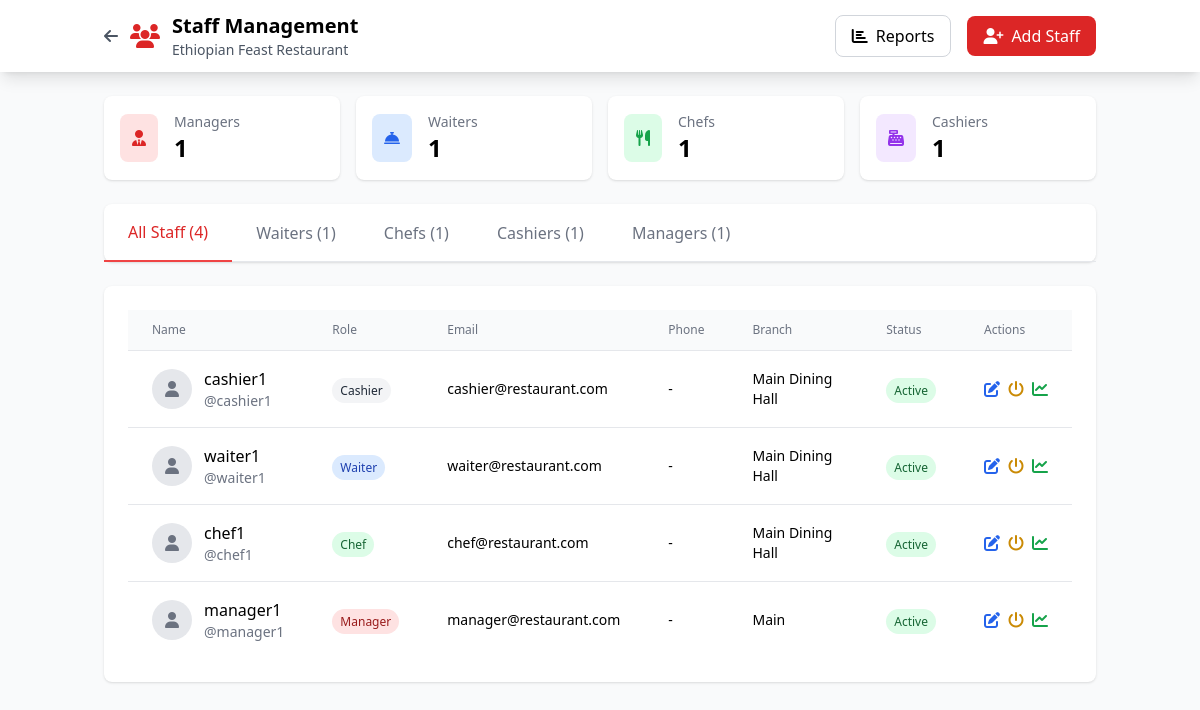
Screenshot of /restaurant-admin/staff/ (signed in) with the database file from the repository.
### restaurants/models.py (models this page shows, shortened)
class Restaurant(models.Model):
    name = models.CharField(max_length=255)
    description = models.TextField(blank=True)
    logo = models.ImageField(
        upload_to='restaurant_logos/', blank=True, null=True)
    address = models.TextField(blank=True)
    phone = models.CharField(max_length=20, blank=True)
    email = models.EmailField(blank=True)
    config_json = models.JSONField(default=dict, blank=True)
    is_active = models.BooleanField(default=True)
    created_at = models.DateTimeField(auto_now_add=True)
    updated_at = models.DateTimeField(auto_now=True)
    class Meta:
        ordering = ['name']

class Branch(models.Model):
    restaurant = models.ForeignKey(
        Restaurant, on_delete=models.CASCADE, related_name='branches')
    name = models.CharField(max_length=255)
    location = models.TextField()
    phone = models.CharField(max_length=20, blank=True)
    settings = models.JSONField(default=dict, blank=True)
    is_active = models.BooleanField(default=True)
    created_at = models.DateTimeField(auto_now_add=True)
    updated_at = models.DateTimeField(auto_now=True)
    class Meta:
        ordering = ['name']
        verbose_name_plural = 'Branches'

### accounts/models.py (models this page shows, shortened)
class CustomUser(AbstractUser):
    ROLE_CHOICES = [
        ('admin', 'Admin'),
        ('manager', 'Manager'),
        ('chef', 'Chef'),
        ('waiter', 'Waiter'),
        ('cashier', 'Cashier'),
    ]
    role = models.CharField(
        max_length=20, choices=ROLE_CHOICES, default='waiter')
    restaurant = models.ForeignKey(
        Restaurant,
        on_delete=models.SET_NULL,
        null=True,
        blank=True,
        related_name='staff'
    )
    branch = models.ForeignKey(
        Branch,
        on_delete=models.SET_NULL,
        null=True,
        blank=True,
        related_name='staff'
    )
    phone = models.CharField(max_length=20, blank=True)
    profile_image = models.ImageField(
        upload_to='profiles/', blank=True, null=True)
    is_active = models.BooleanField(default=True)
    created_at = models.DateTimeField(auto_now_add=True)
    updated_at = models.DateTimeField(auto_now=True)
    class Meta:
        ordering = ['-created_at']

### admin_panel/views.py (the view)
# urls.py: path('staff/', views.admin_staff_management, name='admin-staff'),
@login_required
def admin_staff_management(request):
    user = request.user
    if user.role not in ['admin', 'manager']:
        return redirect('waiter-dashboard')
    restaurant = None
    if user.restaurant:
        restaurant = user.restaurant
    elif user.role == 'admin':
        restaurant = Restaurant.objects.first()
    staff_members = CustomUser.objects.filter(
        restaurant=restaurant) if restaurant else []
    waiters = staff_members.filter(role='waiter')
    chefs = staff_members.filter(role='chef')
    cashiers = staff_members.filter(role='cashier')
    managers = staff_members.filter(role='manager')
    context = {
        'user': user,
        'restaurant': restaurant,
        'waiters': waiters,
        'chefs': chefs,
        'cashiers': cashiers,
        'managers': managers,
        'all_staff': staff_members,
        'user_role': user.role,
    }
    return render(request, 'admin_panel/staff_management.html', context)

### admin_panel/templates/admin_panel/staff_management.html (shortened to what this page needs)
<!DOCTYPE html>
<html lang="en">
  <head>
    <script src="https://cdn.tailwindcss.com"></script>
    <link
      rel="stylesheet"
      href="https://cdnjs.cloudflare.com/ajax/libs/font-awesome/6.4.0/css/all.min.css"
    />
  </head>
  <body class="bg-gray-50">
    <nav class="bg-white shadow-lg">
      <div class="container mx-auto px-4 py-3">
        <div class="flex justify-between items-center">
          <div class="flex items-center space-x-3">
            <a
              href="{% url 'admin-dashboard' %}"
              class="text-gray-600 hover:text-red-600"
            >
              <i class="fas fa-arrow-left"></i>
            </a>
            <i class="fas fa-users text-2xl text-red-600"></i>
            <div>
              <h1 class="text-xl font-bold">Staff Management</h1>
              <p class="text-sm text-gray-600">
                {{ restaurant.name|default:"Restaurant" }}
              </p>
            </div>
          </div>
          <div class="flex items-center space-x-4">
            <button
              onclick="generateReport()"
              class="border border-gray-300 px-4 py-2 rounded-lg hover:bg-gray-50"
            >
              <i class="fas fa-chart-bar mr-2"></i>Reports
            </button>
            <button
              onclick="addStaff()"
              class="bg-red-600 text-white px-4 py-2 rounded-lg hover:bg-red-700"
            >
              <i class="fas fa-user-plus mr-2"></i>Add Staff
            </button>
          </div>
        </div>
      </div>
    </nav>
    <div class="container mx-auto px-4 py-6">
      <div class="grid grid-cols-2 md:grid-cols-4 gap-4 mb-6">
        <div class="bg-white rounded-lg shadow p-4">
          <div class="flex items-center">
            <div class="bg-red-100 p-3 rounded-lg mr-4">
              <i class="fas fa-user-tie text-red-600"></i>
            </div>
            <div>
              <p class="text-gray-500 text-sm">Managers</p>
              <h3 class="text-2xl font-bold">{{ managers|length }}</h3>
            </div>
          </div>
        </div>
        <div class="bg-white rounded-lg shadow p-4">
          <div class="flex items-center">
            <div class="bg-blue-100 p-3 rounded-lg mr-4">
              <i class="fas fa-concierge-bell text-blue-600"></i>
            </div>
            <div>
              <p class="text-gray-500 text-sm">Waiters</p>
              <h3 class="text-2xl font-bold">{{ waiters|length }}</h3>
            </div>
          </div>
        </div>
        <div class="bg-white rounded-lg shadow p-4">
          <div class="flex items-center">
            <div class="bg-green-100 p-3 rounded-lg mr-4">
              <i class="fas fa-utensils text-green-600"></i>
            </div>
            <div>
              <p class="text-gray-500 text-sm">Chefs</p>
              <h3 class="text-2xl font-bold">{{ chefs|length }}</h3>
            </div>
          </div>
        </div>
        <div class="bg-white rounded-lg shadow p-4">
          <div class="flex items-center">
            <div class="bg-purple-100 p-3 rounded-lg mr-4">
              <i class="fas fa-cash-register text-purple-600"></i>
            </div>
            <div>
              <p class="text-gray-500 text-sm">Cashiers</p>
              <h3 class="text-2xl font-bold">{{ cashiers|length }}</h3>
            </div>
          </div>
        </div>
      </div>
      <div class="bg-white rounded-lg shadow mb-6">
        <div class="border-b">
          <nav class="flex -mb-px">
            <button
              onclick="switchRole('all')"
              class="tab-active py-4 px-6 border-b-2 border-red-500 text-red-600"
            >
              All Staff ({{ all_staff|length }})
            </button>
            <button
              onclick="switchRole('waiter')"
              class="py-4 px-6 text-gray-500 hover:text-gray-700"
            >
              Waiters ({{ waiters|length }})
            </button>
            <button
              onclick="switchRole('chef')"
              class="py-4 px-6 text-gray-500 hover:text-gray-700"
            >
              Chefs ({{ chefs|length }})
            </button>
            <button
              onclick="switchRole('cashier')"
              class="py-4 px-6 text-gray-500 hover:text-gray-700"
            >
              Cashiers ({{ cashiers|length }})
            </button>
            <button
              onclick="switchRole('manager')"
              class="py-4 px-6 text-gray-500 hover:text-gray-700"
            >
              Managers ({{ managers|length }})
            </button>
          </nav>
        </div>
      </div>
      <div class="bg-white rounded-lg shadow">
        <div class="p-6">
          <div class="overflow-x-auto">
            <table class="min-w-full divide-y divide-gray-200">
              <thead class="bg-gray-50">
                <tr>
                  <th
                    class="px-6 py-3 text-left text-xs font-medium text-gray-500"
                  >
                    Name
                  </th>
                  <th
                    class="px-6 py-3 text-left text-xs font-medium text-gray-500"
                  >
                    Role
                  </th>
                  <th
                    class="px-6 py-3 text-left text-xs font-medium text-gray-500"
                  >
                    Email
                  </th>
                  <th
                    class="px-6 py-3 text-left text-xs font-medium text-gray-500"
                  >
                    Phone
                  </th>
                  <th
                    class="px-6 py-3 text-left text-xs font-medium text-gray-500"
                  >
                    Branch
                  </th>
                  <th
                    class="px-6 py-3 text-left text-xs font-medium text-gray-500"
                  >
                    Status
                  </th>
                  <th
                    class="px-6 py-3 text-left text-xs font-medium text-gray-500"
                  >
                    Actions
                  </th>
                </tr>
              </thead>
              <tbody id="staff-table" class="divide-y divide-gray-200">
                {% for staff in all_staff %}
                <tr>
                  <td class="px-6 py-4">
                    <div class="flex items-center">
                      <div
                        class="w-10 h-10 bg-gray-200 rounded-full flex items-center justify-center mr-3"
                      >
                        {% if staff.profile_image %}
                        <img
                          src="{{ staff.profile_image.url }}"
                          alt="{{ staff.get_full_name }}"
                          class="w-10 h-10 rounded-full object-cover"
                        />
                        {% else %}
                        <i class="fas fa-user text-gray-500"></i>
                        {% endif %}
                      </div>
                      <div>
                        <div class="font-medium">
                          {{ staff.get_full_name|default:staff.username }}
                        </div>
                        <div class="text-sm text-gray-500">
                          @{{ staff.username }}
                        </div>
                      </div>
                    </div>
                  </td>
                  <td class="px-6 py-4">
                    <span
                      class="px-2 py-1 text-xs rounded-full {% if staff.role == 'admin' %}bg-purple-100 text-purple-800 {% elif staff.role == 'manager' %}bg-red-100 text-red-800 {% elif staff.role == 'chef' %}bg-green-100 text-green-800 {% elif staff.role == 'waiter' %}bg-blue-100 text-blue-800 {% else %}bg-gray-100 text-gray-800{% endif %}"
                    >
                      {{ staff.role|title }}
                    </span>
                  </td>
                  <td class="px-6 py-4 text-sm">
                    {{ staff.email|default:"-" }}
                  </td>
                  <td class="px-6 py-4 text-sm">
                    {{ staff.phone|default:"-" }}
                  </td>
                  <td class="px-6 py-4 text-sm">
                    {{ staff.branch.name|default:"Main" }}
                  </td>
                  <td class="px-6 py-4">
                    <span
                      class="px-2 py-1 text-xs rounded-full {{ staff.is_active|yesno:'bg-green-100 text-green-800,bg-red-100 text-red-800' }}"
                    >
                      {{ staff.is_active|yesno:"Active,Inactive" }}
                    </span>
                  </td>
                  <td class="px-6 py-4">
                    <div class="flex space-x-2">
                      <button
                        onclick="editStaff({{ staff.id }})"
                        class="text-blue-600 hover:text-blue-800"
                      >
                        <i class="fas fa-edit"></i>
                      </button>
                      <button
                        onclick="toggleStaffStatus({{ staff.id }})"
                        class="text-yellow-600 hover:text-yellow-800"
                      >
                        <i class="fas fa-power-off"></i>
                      </button>
                      <button
                        onclick="viewPerformance({{ staff.id }})"
                        class="text-green-600 hover:text-green-800"
                      >
                        <i class="fas fa-chart-line"></i>
                      </button>
                    </div>
                  </td>
                </tr>
                {% endfor %}
              </tbody>
            </table>
          </div>
        </div>
      </div>
    </div>
  </body>
</html>

### rows the page displays
Restaurant: name "Ethiopian Feast Restaurant"
CustomUser: get_full_name "cashier1", username "cashier1", role "Cashier", email "cashier@restaurant.com", phone "-", branch.name "Main Dining Hall", is_active "Active"
CustomUser: get_full_name "waiter1", username "waiter1", role "Waiter", email "waiter@restaurant.com", phone "-", branch.name "Main Dining Hall", is_active "Active"
CustomUser: get_full_name "chef1", username "chef1", role "Chef", email "chef@restaurant.com", phone "-", branch.name "Main Dining Hall", is_active "Active"
CustomUser: get_full_name "manager1", username "manager1", role "Manager", email "manager@restaurant.com", phone "-", branch.name "Main", is_active "Active"

### other values shown
{{ managers|length }} "1"
{{ waiters|length }} "1"
{{ chefs|length }} "1"
{{ cashiers|length }} "1"
{{ all_staff|length }} "4"
